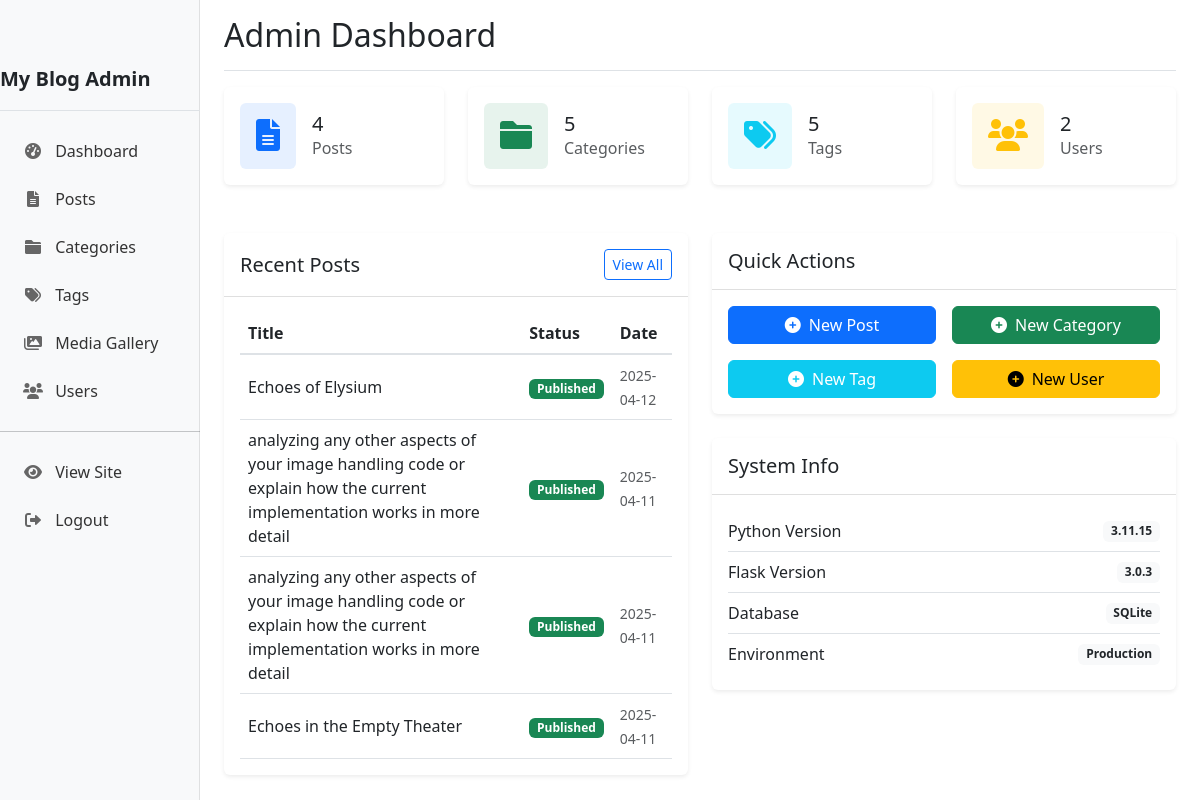
The page /admin (signed in) on the database its author committed.
### models.py (models this page shows, shortened)
class Post(db.Model):
    id = db.Column(db.Integer, primary_key=True)
    title = db.Column(db.String(255), nullable=False)
    slug = db.Column(db.String(255), unique=True, nullable=False)
    summary = db.Column(db.Text, nullable=True)
    content = db.Column(db.Text, nullable=False)
    published = db.Column(db.Boolean, default=False)
    featured_image = db.Column(db.String(255), nullable=True)
    created_at = db.Column(db.DateTime, default=datetime.utcnow)
    updated_at = db.Column(db.DateTime, default=datetime.utcnow, onupdate=datetime.utcnow)
    meta_description = db.Column(db.String(255), nullable=True)
    meta_keywords = db.Column(db.String(255), nullable=True)
    author_id = db.Column(db.Integer, db.ForeignKey('user.id'), nullable=False)
    category_id = db.Column(db.Integer, db.ForeignKey('category.id'), nullable=True)
    tags = db.relationship('Tag', secondary=post_tags, lazy='subquery',
                          backref=db.backref('posts', lazy=True))

### routes.py (the view)
    @login_required
    def decorated_function(*args, **kwargs):
        if not current_user.is_admin:
            abort(403)  # Forbidden
        return f(*args, **kwargs)

### app.py (called while the page is built)
@app.after_request
def add_cache_control(response):
    if request.path.startswith('/static'):
        if 'css' in request.path or 'js' in request.path:
            response.cache_control.max_age = 31536000
        elif 'img' in request.path or 'uploads' in request.path:
            response.cache_control.max_age = 604800
    return response

@app.context_processor
def inject_globals():
    categories = Category.query.all()
    popular_tags = Tag.query.join(Tag.posts).group_by(Tag.id).order_by(func.count().desc()).limit(10).all()
    recent_posts = Post.query.filter_by(published=True).order_by(Post.created_at.desc()).limit(5).all()
    current_year = datetime.now().year
    return {
        'categories': categories,
        'popular_tags': popular_tags,
        'recent_posts': recent_posts,
        'current_year': current_year
    }

### models.py (called while the page is built)
@login_manager.user_loader
def load_user(user_id):
    return User.query.get(int(user_id))

### routes.py (called while the page is built)
def admin_required(f):
    @login_required
    def decorated_function(*args, **kwargs):
        if not current_user.is_admin:
            abort(403)  # Forbidden
        return f(*args, **kwargs)
    decorated_function.__name__ = f.__name__
    return decorated_function

@app.route('/admin')
@admin_required
def admin():
    recent_posts = Post.query.order_by(Post.created_at.desc()).limit(5).all()
    stats = {
        'posts_count': Post.query.count(),
        'categories_count': Category.query.count(),
        'tags_count': Tag.query.count(),
        'users_count': User.query.count()
    }
    import platform
    import flask
    system_info = {
        'python_version': platform.python_version(),
        'flask_version': flask.__version__,
        'database': 'SQLite',
        'environment': 'Development' if app.debug else 'Production'
    }
    return render_template('admin/dashboard.html', title='Admin Dashboard',
                          recent_posts=recent_posts, stats=stats, system_info=system_info)

### app/templates/admin/dashboard.html
{% extends "admin/layout.html" %}
{% block content %}
<div class="row g-4">
    <div class="col-md-6 col-xl-3">
        <div class="card border-0 shadow-sm">
            <div class="card-body">
                <div class="d-flex align-items-center">
                    <div class="flex-shrink-0">
                        <div class="bg-primary bg-opacity-10 p-3 rounded">
                            <i class="fas fa-file-alt text-primary fa-2x"></i>
                        </div>
                    </div>
                    <div class="flex-grow-1 ms-3">
                        <h5 class="mb-0">{{ stats.posts_count }}</h5>
                        <p class="mb-0 text-muted">Posts</p>
                    </div>
                </div>
            </div>
        </div>
    </div>
    <div class="col-md-6 col-xl-3">
        <div class="card border-0 shadow-sm">
            <div class="card-body">
                <div class="d-flex align-items-center">
                    <div class="flex-shrink-0">
                        <div class="bg-success bg-opacity-10 p-3 rounded">
                            <i class="fas fa-folder text-success fa-2x"></i>
                        </div>
                    </div>
                    <div class="flex-grow-1 ms-3">
                        <h5 class="mb-0">{{ stats.categories_count }}</h5>
                        <p class="mb-0 text-muted">Categories</p>
                    </div>
                </div>
            </div>
        </div>
    </div>
    <div class="col-md-6 col-xl-3">
        <div class="card border-0 shadow-sm">
            <div class="card-body">
                <div class="d-flex align-items-center">
                    <div class="flex-shrink-0">
                        <div class="bg-info bg-opacity-10 p-3 rounded">
                            <i class="fas fa-tags text-info fa-2x"></i>
                        </div>
                    </div>
                    <div class="flex-grow-1 ms-3">
                        <h5 class="mb-0">{{ stats.tags_count }}</h5>
                        <p class="mb-0 text-muted">Tags</p>
                    </div>
                </div>
            </div>
        </div>
    </div>
    <div class="col-md-6 col-xl-3">
        <div class="card border-0 shadow-sm">
            <div class="card-body">
                <div class="d-flex align-items-center">
                    <div class="flex-shrink-0">
                        <div class="bg-warning bg-opacity-10 p-3 rounded">
                            <i class="fas fa-users text-warning fa-2x"></i>
                        </div>
                    </div>
                    <div class="flex-grow-1 ms-3">
                        <h5 class="mb-0">{{ stats.users_count }}</h5>
                        <p class="mb-0 text-muted">Users</p>
                    </div>
                </div>
            </div>
        </div>
    </div>
</div>
<div class="row mt-4">
    <div class="col-lg-6">
        <div class="card border-0 shadow-sm">
            <div class="card-header bg-white d-flex justify-content-between align-items-center">
                <h5 class="mb-0">Recent Posts</h5>
                <a href="{{ url_for('admin_posts') }}" class="btn btn-sm btn-outline-primary">View All</a>
            </div>
            <div class="card-body">
                <div class="table-responsive">
                    <table class="table table-hover align-middle">
                        <thead>
                            <tr>
                                <th>Title</th>
                                <th>Status</th>
                                <th>Date</th>
                            </tr>
                        </thead>
                        <tbody>
                            {% for post in recent_posts %}
                                <tr>
                                    <td>
                                        <a href="{{ url_for('edit_post', post_id=post.id) }}" class="text-decoration-none text-dark">
                                            {{ post.title }}
                                        </a>
                                    </td>
                                    <td>
                                        {% if post.published %}
                                            <span class="badge bg-success">Published</span>
                                        {% else %}
                                            <span class="badge bg-secondary">Draft</span>
                                        {% endif %}
                                    </td>
                                    <td>
                                        <small class="text-muted">{{ post.created_at.strftime('%Y-%m-%d') }}</small>
                                    </td>
                                </tr>
                            {% else %}
                                <tr>
                                    <td colspan="3" class="text-center py-3">No posts yet</td>
                                </tr>
                            {% endfor %}
                        </tbody>
                    </table>
                </div>
            </div>
        </div>
    </div>
    <div class="col-lg-6">
        <div class="card border-0 shadow-sm">
            <div class="card-header bg-white">
                <h5 class="mb-0">Quick Actions</h5>
            </div>
            <div class="card-body">
                <div class="row g-3">
                    <div class="col-md-6">
                        <a href="{{ url_for('new_post') }}" class="btn btn-primary w-100 d-flex align-items-center justify-content-center gap-2">
                            <i class="fas fa-plus-circle"></i> New Post
                        </a>
                    </div>
                    <div class="col-md-6">
                        <a href="{{ url_for('new_category') }}" class="btn btn-success w-100 d-flex align-items-center justify-content-center gap-2">
                            <i class="fas fa-plus-circle"></i> New Category
                        </a>
                    </div>
                    <div class="col-md-6">
                        <a href="{{ url_for('new_tag') }}" class="btn btn-info text-white w-100 d-flex align-items-center justify-content-center gap-2">
                            <i class="fas fa-plus-circle"></i> New Tag
                        </a>
                    </div>
                    <div class="col-md-6">
                        <a href="{{ url_for('new_user') }}" class="btn btn-warning w-100 d-flex align-items-center justify-content-center gap-2">
                            <i class="fas fa-plus-circle"></i> New User
                        </a>
                    </div>
                </div>
            </div>
        </div>
        <div class="card border-0 shadow-sm mt-4">
            <div class="card-header bg-white">
                <h5 class="mb-0">System Info</h5>
            </div>
            <div class="card-body">
                <ul class="list-group list-group-flush">
                    <li class="list-group-item d-flex justify-content-between align-items-center px-0">
                        <span>Python Version</span>
                        <span class="badge bg-light text-dark">{{ system_info.python_version }}</span>
                    </li>
                    <li class="list-group-item d-flex justify-content-between align-items-center px-0">
                        <span>Flask Version</span>
                        <span class="badge bg-light text-dark">{{ system_info.flask_version }}</span>
                    </li>
                    <li class="list-group-item d-flex justify-content-between align-items-center px-0">
                        <span>Database</span>
                        <span class="badge bg-light text-dark">{{ system_info.database }}</span>
                    </li>
                    <li class="list-group-item d-flex justify-content-between align-items-center px-0">
                        <span>Environment</span>
                        <span class="badge bg-light text-dark">{{ system_info.environment }}</span>
                    </li>
                </ul>
            </div>
        </div>
    </div>
</div>
{% endblock %}

### app/static/css/admin.css (style rules this page uses)
.card { border: none; box-shadow: 0 0.125rem 0.25rem rgba(0, 0, 0, 0.075); margin-bottom: 1.5rem; transition: transform 0.3s ease, box-shadow 0.3s ease; }
.card-header { background-color: #fff; border-bottom: 1px solid rgba(0, 0, 0, 0.125); padding: 1rem; }
.table { margin-bottom: 0; }
.table th { border-top: none; font-weight: 600; }
.table thead th { border-top: none; border-bottom: 2px solid #dee2e6; }

### rows shown on the page
Post: title "Echoes of Elysium", published "Published", created_at "2025-04-12"
Post: title "analyzing any other aspects of your image handling code or explain how the current implementation works in more detail", published "Published", created_at "2025-04-11"
Post: title "analyzing any other aspects of your image handling code or explain how the current implementation works in more detail", published "Published", created_at "2025-04-11"
Post: title "Echoes in the Empty Theater", published "Published", created_at "2025-04-11"

### other values the page prints
{{ title }} "Admin Dashboard"
{{ stats.posts_count }} "4"
{{ stats.categories_count }} "5"
{{ stats.tags_count }} "5"
{{ stats.users_count }} "2"
{{ system_info.python_version }} "3.11.15"
{{ system_info.flask_version }} "3.0.3"
{{ system_info.database }} "SQLite"
{{ system_info.environment }} "Production"
